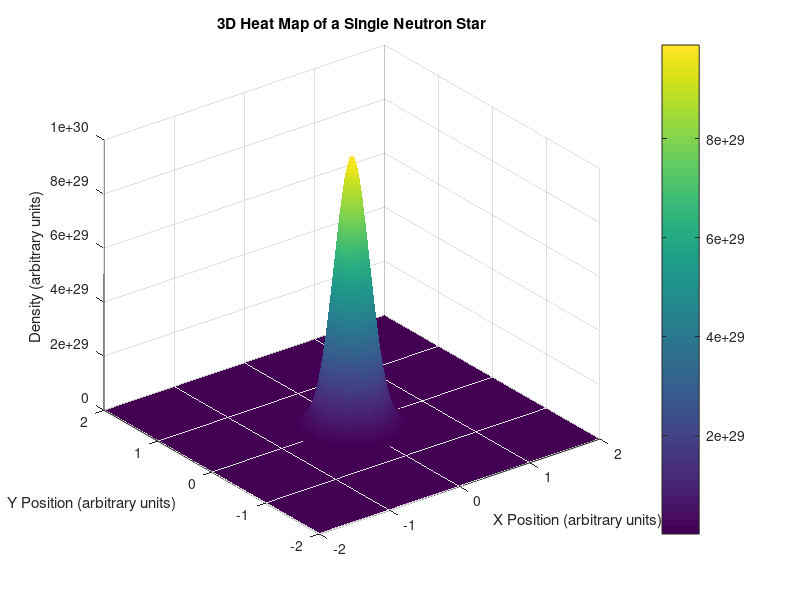

Recreate this plot in MATLAB.
% Clear previous data
clear;
clc;

% Parameters for the neutron star
M = 1e30; % Mass of the neutron star (arbitrary units)
r0 = [0, 0]; % Position of the neutron star (arbitrary units)
sigma = 0.2; % Standard deviation for Gaussian (arbitrary units)

% Create a grid for the heat map
x = linspace(-2, 2, 100);
y = linspace(-2, 2, 100);
[X, Y] = meshgrid(x, y);

% Calculate the Gaussian distribution for the neutron star
Z = M * exp(-((X - r0(1)).^2 + (Y - r0(2)).^2) / (2 * sigma^2));

% Plotting the 3D heat map
figure;
surf(X, Y, Z);
shading interp; % Smooth the surface
colorbar; % Add color bar to indicate density values
xlabel('X Position (arbitrary units)');
ylabel('Y Position (arbitrary units)');
zlabel('Density (arbitrary units)');
title('3D Heat Map of a Single Neutron Star');
view(3); % Set view to 3D

